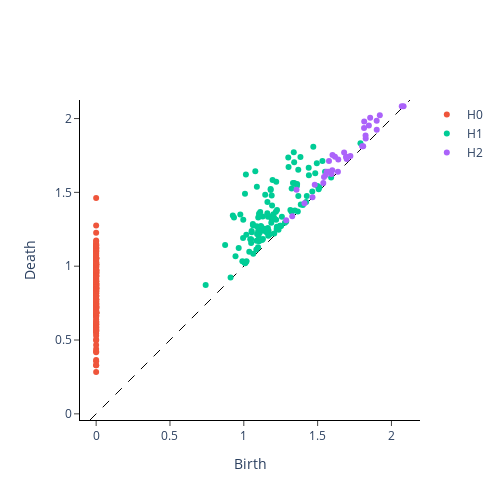

The notebook cell this image was saved under:
### Code cell
anom34 = pd.Series(df3["Anom3.4"])

x = anom34.index
y = [anom34[i] for i in x]

delay, dim = gtda.time_series.takens_embedding_optimal_parameters(y, 200, 10)
embedding = SingleTakensEmbedding(parameters_type="fixed", time_delay=delay, dimension=dim, stride=2)

y_embedded = embedding.fit_transform(y)
y_periodic_embedded = y_embedded[None, :, :]
homology_dimensions = [0, 1, 2]

Anom34_persistence = VietorisRipsPersistence(homology_dimensions=homology_dimensions, n_jobs=1)

print("Diagrama de persistencia para encaje de Tekkens (OLR)")
Anom34PD = Anom34_persistence.fit_transform_plot(y_periodic_embedded)
